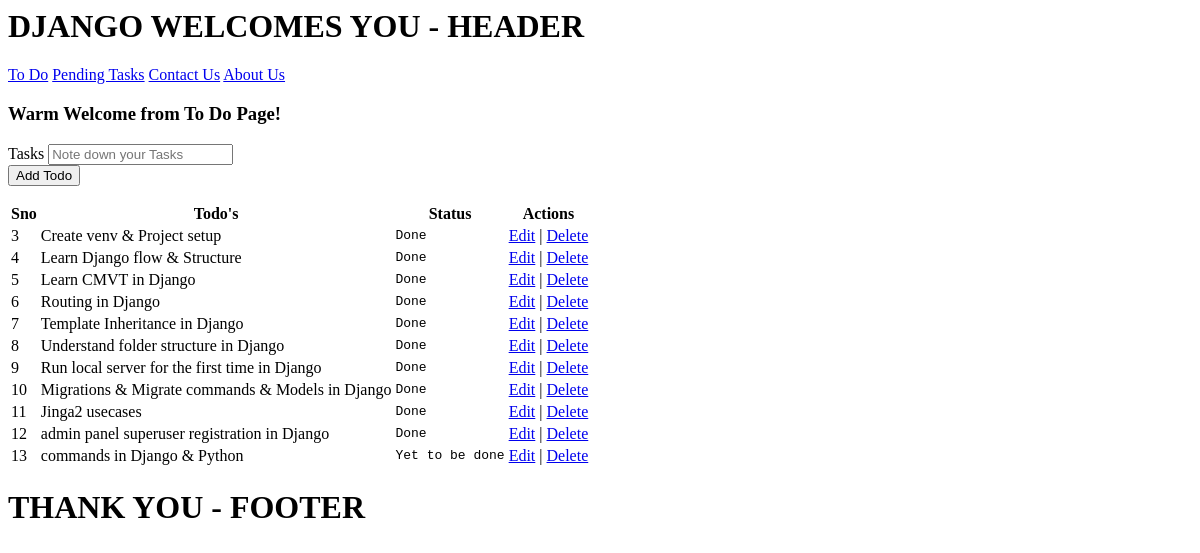
The app's page /to-do-list/, older data.
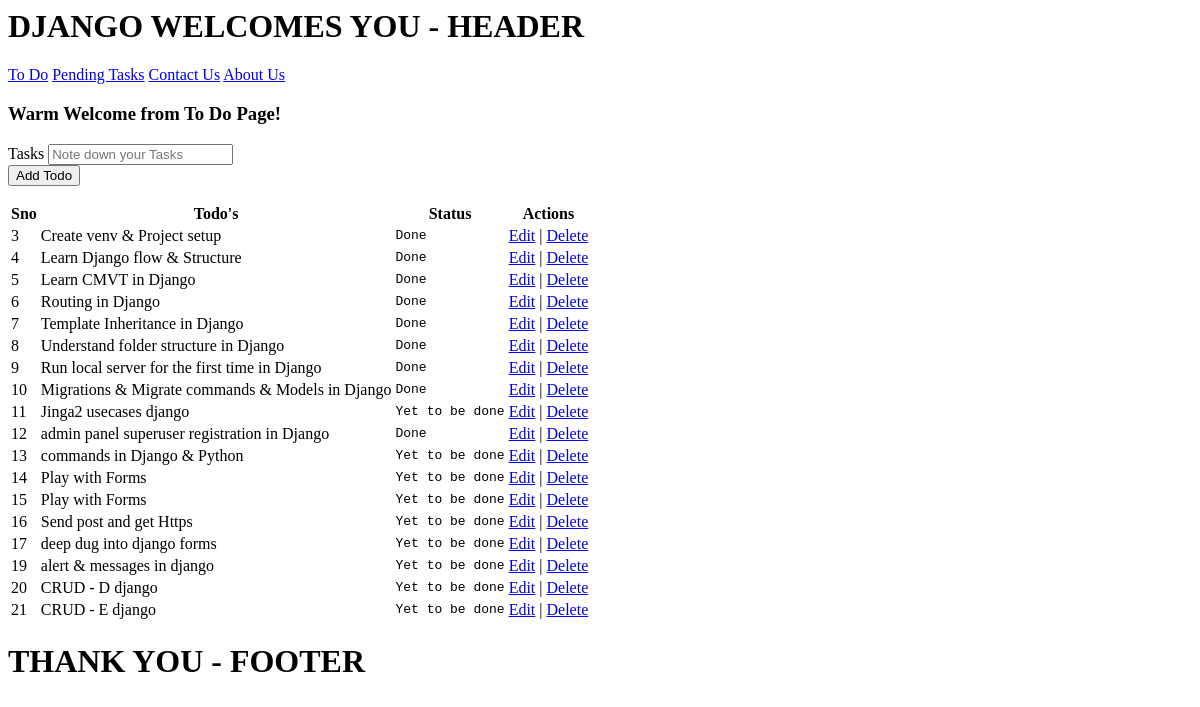
The same page, newer data.
### toDoList/models.py (models this page shows, shortened)
class TodoList(models.Model):
    task = models.CharField(max_length=300) # CharField are datatype that are pre-definedly available under the django models, max_length is a argument for the CharField
    status = models.BooleanField(default=False) # BooleanField are datatype that are pre-definedly available under the django models

### toDoList/views.py (the view)
# urls.py: path("to-do-list/",include('toDoList.urls'))
def toDoList(request):
    if request.method == 'POST':
        form = ToDoForm(request.POST or None)
        if form.is_valid():
            form.save()
            messages.success(request,('ToDo\'s added successfully!'))
        return redirect('toDoList')
    else:
        datas = {'welcome_text': 'Warm Welcome from To Do Page!', 'data':TodoList.objects.all} # get all objects from model to view, import which to retrieve data with use of objects.all method, this method return data as List datatype
        return render(request,'todo.html',datas)

### toDoList/templates/todo.html (shortened to what this page needs)
{% extends "base.html" %}  {% block body_content %}
<h3>{{welcome_text}}</h3>
<form method="POST">
  <div>
    <label>Tasks</label>
    <input name="task" type="text" placeholder="Note down your Tasks" />
  </div>
  <button type="submit">Add Todo</button>
</form>
<div>
  <table>
    <tr>
      <th>Sno</th>
      <th>Todo's</th>
      <th>Status</th>
      <th>Actions</th>
    </tr>
    {% if data %} {% for obj in data %}
    <tr>
      <td>{{obj.id}}</td>
      <td>{{obj.task}}</td>
      <td>
        <code
          >{% if obj.status %} Done {% else %} Yet to be done{% endif %}</code
        >
      </td>
      <td><a href="{% url "editToDo" obj.id %}">Edit</a> | <a href="{% url "deleteToDo" obj.id %}">Delete</a></td>
    </tr>
    {% endfor %} {% endif %}
  </table>
</div>
{% endblock body_content %}

### templates/base.html (shortened to what this page needs)
<div>
  <h1>DJANGO WELCOMES YOU - HEADER</h1>
  <div>
    <a href="{% url "toDoList" %}">To Do</a>
    <a href="{% url "taskList" %}">Pending Tasks</a>
    <a href="{% url "contactUs" %}">Contact Us</a>
    <a href="{% url "aboutUs" %}">About Us</a>
  </div>
</div>
{% block body_content %}{% endblock body_content %}
<div>
  <h1>THANK YOU - FOOTER</h1>
</div>

Row changes from the older to the newer data that the page shows:
changed TodoList id 11: task "Jinga2 usecases" → "Jinga2 usecases django"; status "Done" → "Yet to be done"
added TodoList: id "14", task "Play with Forms", status "Yet to be done"
added TodoList: id "15", task "Play with Forms", status "Yet to be done"
added TodoList: id "16", task "Send post and get Https", status "Yet to be done"
added TodoList: id "17", task "deep dug into django forms", status "Yet to be done"
added TodoList: id "19", task "alert & messages in django", status "Yet to be done"
added TodoList: id "20", task "CRUD - D django", status "Yet to be done"
added TodoList: id "21", task "CRUD - E django", status "Yet to be done"
